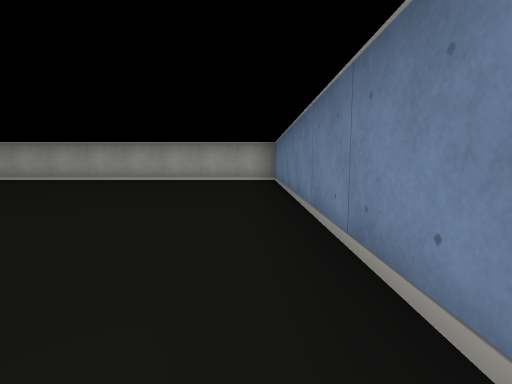
view 1 (above)

16 first-person views from a walk through a cub3D ray-caster map. The camera is about half as high as the walls, tilts 6° down and sees 85° across. The floor is counted in squares. Each view is taken from the middle of a square. On the plan, view 1 faces up. The plan holds only what a view shows up to about 9 squares ahead; the rest is blank.

view 2
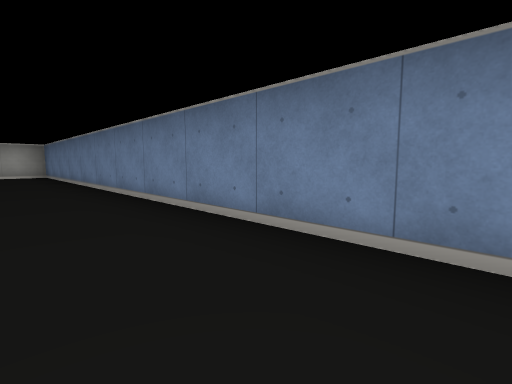

view 3
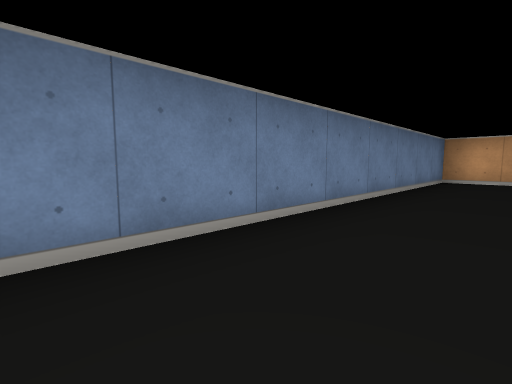

view 4
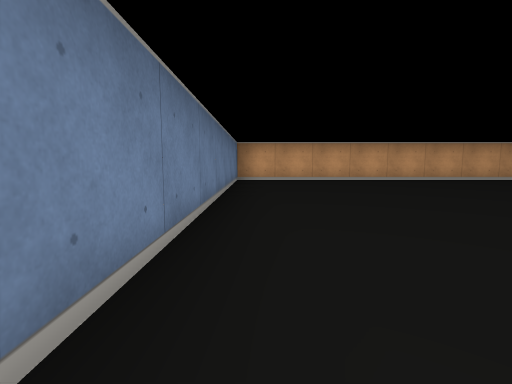

view 5
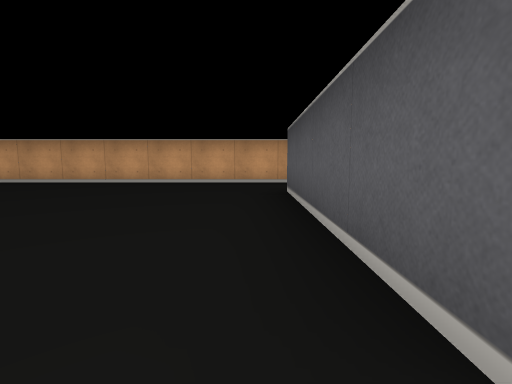

view 6
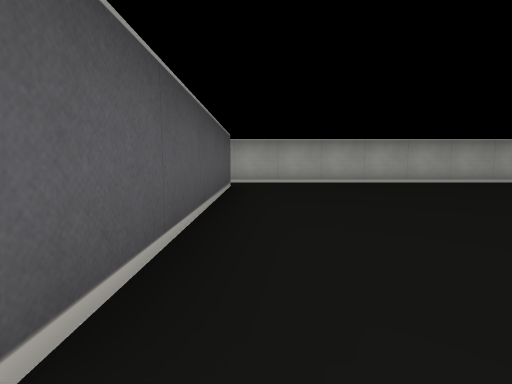

view 7
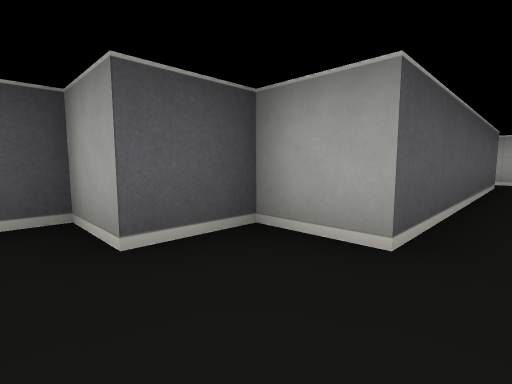

view 8
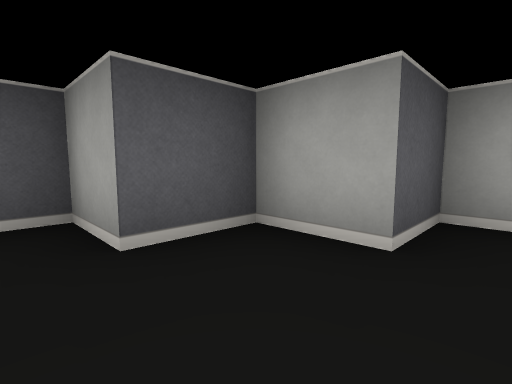

view 9
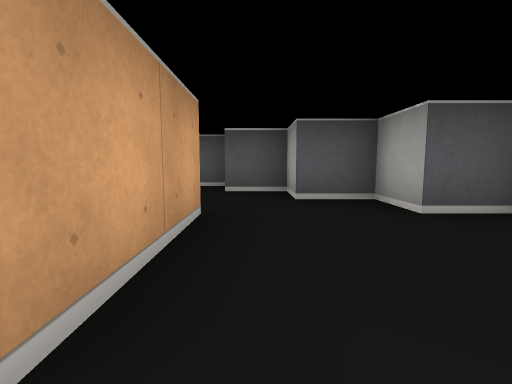

view 10
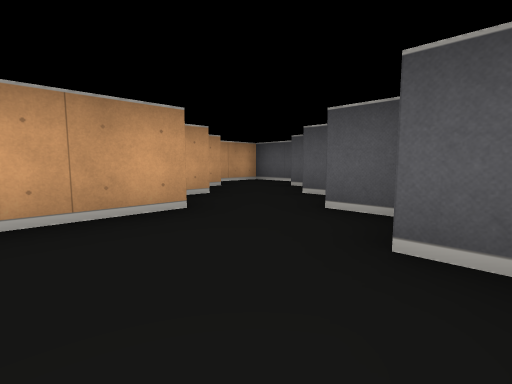

view 11
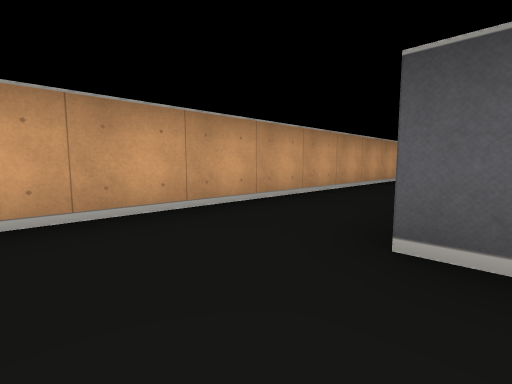

view 12
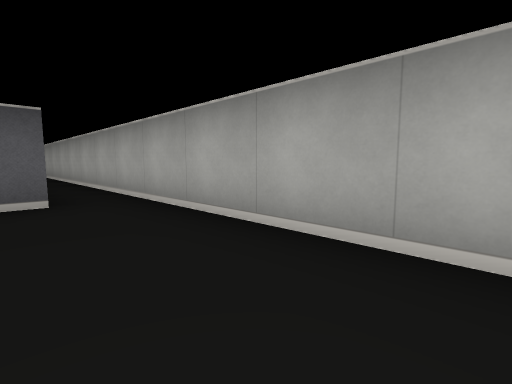

view 13
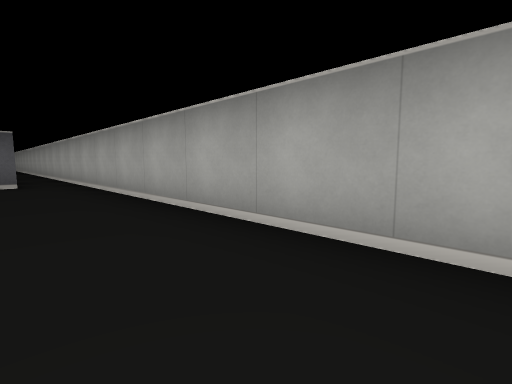

view 14
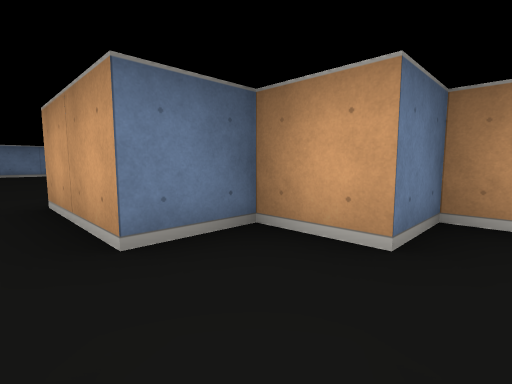

view 15
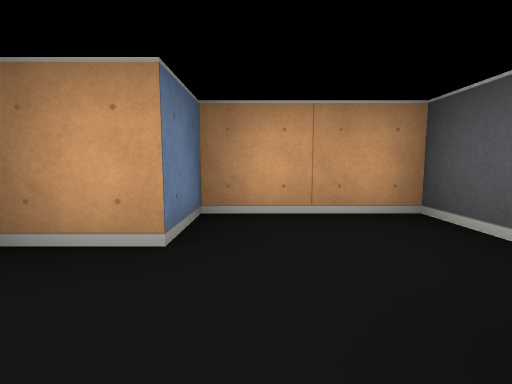

view 16
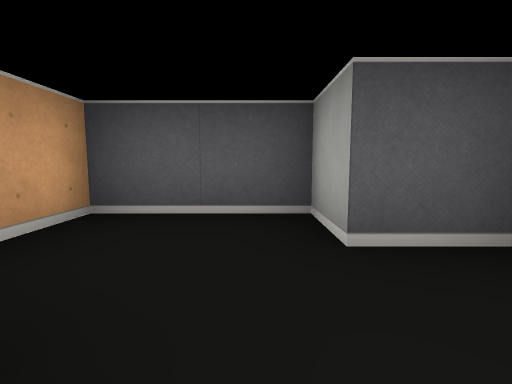

### Floor plan
Points are (right, up) in squares from view 1. A wall is a line through its corners. A room is listed if a view was taken in it or the views show most of it. See-through windows are left out.
Room 1 (views 1, 2, 3, 4, 5, 6, 7, 8, 9, 10, 11, 12, 13, 14, 15, 16)
walls: (-7.5, -8.5) (0.5, -8.5) (0.5, 7.5) (-7.5, 7.5); (-7.5, 6.6) (-7.5, 1.5) (-8.5, 1.5) (-8.5, 0.5) (-9.5, 0.5) (-9.5, -0.5) (-10.5, -0.5) (-10.5, -1.5) (-11.5, -1.5) (-11.5, -2.5); (-12.5, -2.5) (-12.5, -3.5) (-13.5, -3.5) (-13.5, -5.5) (-11.5, -5.5) (-11.5, -4.5) (-10.5, -4.5) (-10.5, -3.5) (-9.5, -3.5) (-9.5, -2.5) (-7.5, -2.5) (-7.5, -6.5)
ways out: opening at (-7, -7.5); opening at (-7, 7)

Positions as (right, up) in squares from view 1, and headings:
1: (0, 0), facing up
2: (-1, -3), facing up-right
3: (-1, -1), facing down-right
4: (0, -1), facing down
5: (-7, -2), facing down
6: (-7, 1), facing up
7: (-7, 0), facing up-left
8: (-8, -1), facing up-left
9: (-7, -2), facing left
10: (-8, 0), facing down-left
11: (-6, -6), facing down-left
12: (-4, 6), facing up-left
13: (-1, 6), facing up-left
14: (-11, -2), facing down-right
15: (-12, -3), facing down
16: (-11, -4), facing left
